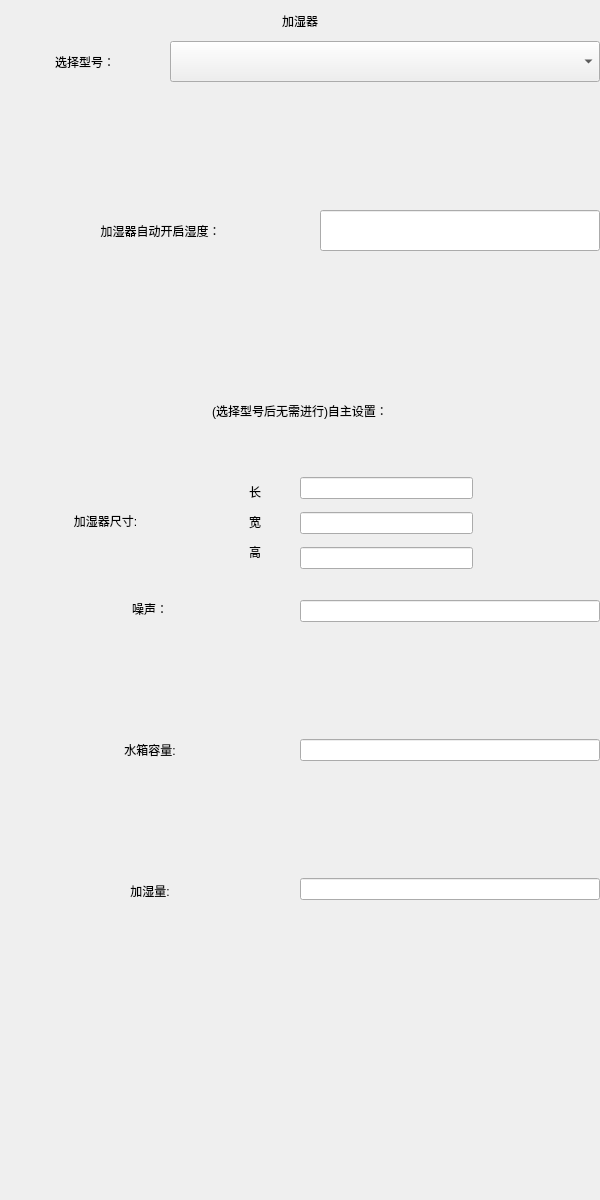
<?xml version="1.0" encoding="UTF-8"?>
<ui version="4.0">
 <class>humidifier</class>
 <widget class="QWidget" name="humidifier">
  <property name="geometry">
   <rect>
    <x>0</x>
    <y>0</y>
    <width>600</width>
    <height>1200</height>
   </rect>
  </property>
  <property name="windowTitle">
   <string>Form</string>
  </property>
  <widget class="QWidget" name="widget" native="true">
   <property name="enabled">
    <bool>true</bool>
   </property>
   <property name="geometry">
    <rect>
     <x>0</x>
     <y>0</y>
     <width>600</width>
     <height>1200</height>
    </rect>
   </property>
   <widget class="QWidget" name="sizedesign" native="true">
    <property name="geometry">
     <rect>
      <x>300</x>
      <y>470</y>
      <width>173</width>
      <height>106</height>
     </rect>
    </property>
    <layout class="QVBoxLayout" name="verticalLayout">
     <item>
      <widget class="UnitQLineEdit" name="lineEdit">
       <property name="styleSheet">
        <string notr="true"/>
       </property>
       <property name="text">
        <string notr="true"/>
       </property>
       <property name="alignment">
        <set>Qt::AlignLeading|Qt::AlignLeft|Qt::AlignVCenter</set>
       </property>
       <property name="readOnly">
        <bool>false</bool>
       </property>
      </widget>
     </item>
     <item>
      <widget class="UnitQLineEdit" name="lineEdit_2">
       <property name="styleSheet">
        <string notr="true"/>
       </property>
       <property name="text">
        <string notr="true"/>
       </property>
       <property name="alignment">
        <set>Qt::AlignLeading|Qt::AlignLeft|Qt::AlignVCenter</set>
       </property>
       <property name="readOnly">
        <bool>false</bool>
       </property>
      </widget>
     </item>
     <item>
      <widget class="UnitQLineEdit" name="lineEdit_3">
       <property name="styleSheet">
        <string notr="true"/>
       </property>
       <property name="text">
        <string notr="true"/>
       </property>
       <property name="alignment">
        <set>Qt::AlignLeading|Qt::AlignLeft|Qt::AlignVCenter</set>
       </property>
       <property name="readOnly">
        <bool>false</bool>
       </property>
      </widget>
     </item>
    </layout>
   </widget>
   <widget class="QLabel" name="label_2">
    <property name="geometry">
     <rect>
      <x>240</x>
      <y>480</y>
      <width>30</width>
      <height>24</height>
     </rect>
    </property>
    <property name="styleSheet">
     <string notr="true">font: 18pt &quot;楷体&quot;;</string>
    </property>
    <property name="text">
     <string>长</string>
    </property>
    <property name="alignment">
     <set>Qt::AlignCenter</set>
    </property>
   </widget>
   <widget class="QLabel" name="label_6">
    <property name="geometry">
     <rect>
      <x>240</x>
      <y>510</y>
      <width>30</width>
      <height>24</height>
     </rect>
    </property>
    <property name="styleSheet">
     <string notr="true">font: 18pt &quot;楷体&quot;;</string>
    </property>
    <property name="text">
     <string>宽</string>
    </property>
    <property name="alignment">
     <set>Qt::AlignCenter</set>
    </property>
   </widget>
   <widget class="QLabel" name="label">
    <property name="geometry">
     <rect>
      <x>10</x>
      <y>500</y>
      <width>191</width>
      <height>41</height>
     </rect>
    </property>
    <property name="styleSheet">
     <string notr="true">font: 18pt &quot;楷体&quot;;</string>
    </property>
    <property name="text">
     <string>加湿器尺寸:</string>
    </property>
    <property name="alignment">
     <set>Qt::AlignCenter</set>
    </property>
   </widget>
   <widget class="QLabel" name="label_10">
    <property name="geometry">
     <rect>
      <x>0</x>
      <y>41</y>
      <width>170</width>
      <height>41</height>
     </rect>
    </property>
    <property name="styleSheet">
     <string notr="true">font: 18pt &quot;楷体&quot;;</string>
    </property>
    <property name="text">
     <string>选择型号：</string>
    </property>
    <property name="alignment">
     <set>Qt::AlignCenter</set>
    </property>
   </widget>
   <widget class="QLabel" name="label_13">
    <property name="geometry">
     <rect>
      <x>0</x>
      <y>390</y>
      <width>600</width>
      <height>41</height>
     </rect>
    </property>
    <property name="styleSheet">
     <string notr="true">font: 18pt &quot;楷体&quot;;</string>
    </property>
    <property name="text">
     <string>(选择型号后无需进行)自主设置：</string>
    </property>
    <property name="alignment">
     <set>Qt::AlignCenter</set>
    </property>
   </widget>
   <widget class="QWidget" name="widget_2" native="true">
    <property name="geometry">
     <rect>
      <x>0</x>
      <y>600</y>
      <width>300</width>
      <height>300</height>
     </rect>
    </property>
    <layout class="QVBoxLayout" name="verticalLayout_2">
     <item>
      <widget class="QLabel" name="label_3">
       <property name="styleSheet">
        <string notr="true">font: 18pt &quot;楷体&quot;;</string>
       </property>
       <property name="text">
        <string>噪声：</string>
       </property>
       <property name="alignment">
        <set>Qt::AlignCenter</set>
       </property>
      </widget>
     </item>
     <item>
      <spacer name="verticalSpacer">
       <property name="orientation">
        <enum>Qt::Vertical</enum>
       </property>
       <property name="sizeHint" stdset="0">
        <size>
         <width>20</width>
         <height>40</height>
        </size>
       </property>
      </spacer>
     </item>
     <item>
      <widget class="QLabel" name="label_4">
       <property name="styleSheet">
        <string notr="true">font: 18pt &quot;楷体&quot;;</string>
       </property>
       <property name="text">
        <string>水箱容量:</string>
       </property>
       <property name="alignment">
        <set>Qt::AlignCenter</set>
       </property>
      </widget>
     </item>
     <item>
      <spacer name="verticalSpacer_3">
       <property name="orientation">
        <enum>Qt::Vertical</enum>
       </property>
       <property name="sizeHint" stdset="0">
        <size>
         <width>20</width>
         <height>40</height>
        </size>
       </property>
      </spacer>
     </item>
     <item>
      <widget class="QLabel" name="label_11">
       <property name="styleSheet">
        <string notr="true">font: 18pt &quot;楷体&quot;;</string>
       </property>
       <property name="text">
        <string>加湿量:</string>
       </property>
       <property name="alignment">
        <set>Qt::AlignCenter</set>
       </property>
      </widget>
     </item>
    </layout>
   </widget>
   <widget class="QWidget" name="widget_3" native="true">
    <property name="geometry">
     <rect>
      <x>300</x>
      <y>600</y>
      <width>300</width>
      <height>300</height>
     </rect>
    </property>
    <layout class="QVBoxLayout" name="verticalLayout_3">
     <item>
      <widget class="UnitQLineEdit" name="lineEdit_4">
       <property name="styleSheet">
        <string notr="true"/>
       </property>
       <property name="text">
        <string notr="true"/>
       </property>
       <property name="alignment">
        <set>Qt::AlignLeading|Qt::AlignLeft|Qt::AlignVCenter</set>
       </property>
       <property name="readOnly">
        <bool>false</bool>
       </property>
      </widget>
     </item>
     <item>
      <spacer name="verticalSpacer_9">
       <property name="orientation">
        <enum>Qt::Vertical</enum>
       </property>
       <property name="sizeHint" stdset="0">
        <size>
         <width>20</width>
         <height>40</height>
        </size>
       </property>
      </spacer>
     </item>
     <item>
      <widget class="UnitQLineEdit" name="lineEdit_5">
       <property name="styleSheet">
        <string notr="true"/>
       </property>
       <property name="text">
        <string notr="true"/>
       </property>
       <property name="alignment">
        <set>Qt::AlignLeading|Qt::AlignLeft|Qt::AlignVCenter</set>
       </property>
       <property name="readOnly">
        <bool>false</bool>
       </property>
      </widget>
     </item>
     <item>
      <spacer name="verticalSpacer_10">
       <property name="orientation">
        <enum>Qt::Vertical</enum>
       </property>
       <property name="sizeHint" stdset="0">
        <size>
         <width>20</width>
         <height>40</height>
        </size>
       </property>
      </spacer>
     </item>
     <item>
      <widget class="UnitQLineEdit" name="lineEdit_6">
       <property name="styleSheet">
        <string notr="true"/>
       </property>
       <property name="text">
        <string notr="true"/>
       </property>
       <property name="alignment">
        <set>Qt::AlignLeading|Qt::AlignLeft|Qt::AlignVCenter</set>
       </property>
       <property name="readOnly">
        <bool>false</bool>
       </property>
      </widget>
     </item>
    </layout>
   </widget>
   <widget class="QLabel" name="label_14">
    <property name="geometry">
     <rect>
      <x>240</x>
      <y>540</y>
      <width>30</width>
      <height>24</height>
     </rect>
    </property>
    <property name="styleSheet">
     <string notr="true">font: 18pt &quot;楷体&quot;;</string>
    </property>
    <property name="text">
     <string>高</string>
    </property>
    <property name="alignment">
     <set>Qt::AlignCenter</set>
    </property>
   </widget>
   <widget class="QLabel" name="label_15">
    <property name="geometry">
     <rect>
      <x>0</x>
      <y>0</y>
      <width>600</width>
      <height>41</height>
     </rect>
    </property>
    <property name="styleSheet">
     <string notr="true">font: 18pt &quot;楷体&quot;;</string>
    </property>
    <property name="text">
     <string>加湿器</string>
    </property>
    <property name="alignment">
     <set>Qt::AlignCenter</set>
    </property>
   </widget>
   <widget class="QComboBox" name="comboBox">
    <property name="geometry">
     <rect>
      <x>170</x>
      <y>41</y>
      <width>430</width>
      <height>41</height>
     </rect>
    </property>
    <property name="styleSheet">
     <string notr="true">font: 18pt &quot;楷体&quot;;</string>
    </property>
   </widget>
   <widget class="QLabel" name="label_12">
    <property name="geometry">
     <rect>
      <x>0</x>
      <y>210</y>
      <width>321</width>
      <height>41</height>
     </rect>
    </property>
    <property name="styleSheet">
     <string notr="true">font: 18pt &quot;楷体&quot;;</string>
    </property>
    <property name="text">
     <string>加湿器自动开启湿度：</string>
    </property>
    <property name="alignment">
     <set>Qt::AlignCenter</set>
    </property>
   </widget>
   <widget class="UnitQLineEdit" name="lineEdit_8">
    <property name="geometry">
     <rect>
      <x>320</x>
      <y>210</y>
      <width>280</width>
      <height>41</height>
     </rect>
    </property>
    <property name="styleSheet">
     <string notr="true">font: 18pt &quot;楷体&quot;;</string>
    </property>
    <property name="text">
     <string notr="true"/>
    </property>
    <property name="alignment">
     <set>Qt::AlignLeading|Qt::AlignLeft|Qt::AlignVCenter</set>
    </property>
    <property name="readOnly">
     <bool>false</bool>
    </property>
   </widget>
  </widget>
 </widget>
 <customwidgets>
  <customwidget>
   <class>UnitQLineEdit</class>
   <extends>QLineEdit</extends>
   <header location="global">unitqlinedit.h</header>
  </customwidget>
 </customwidgets>
 <resources/>
 <connections/>
</ui>
